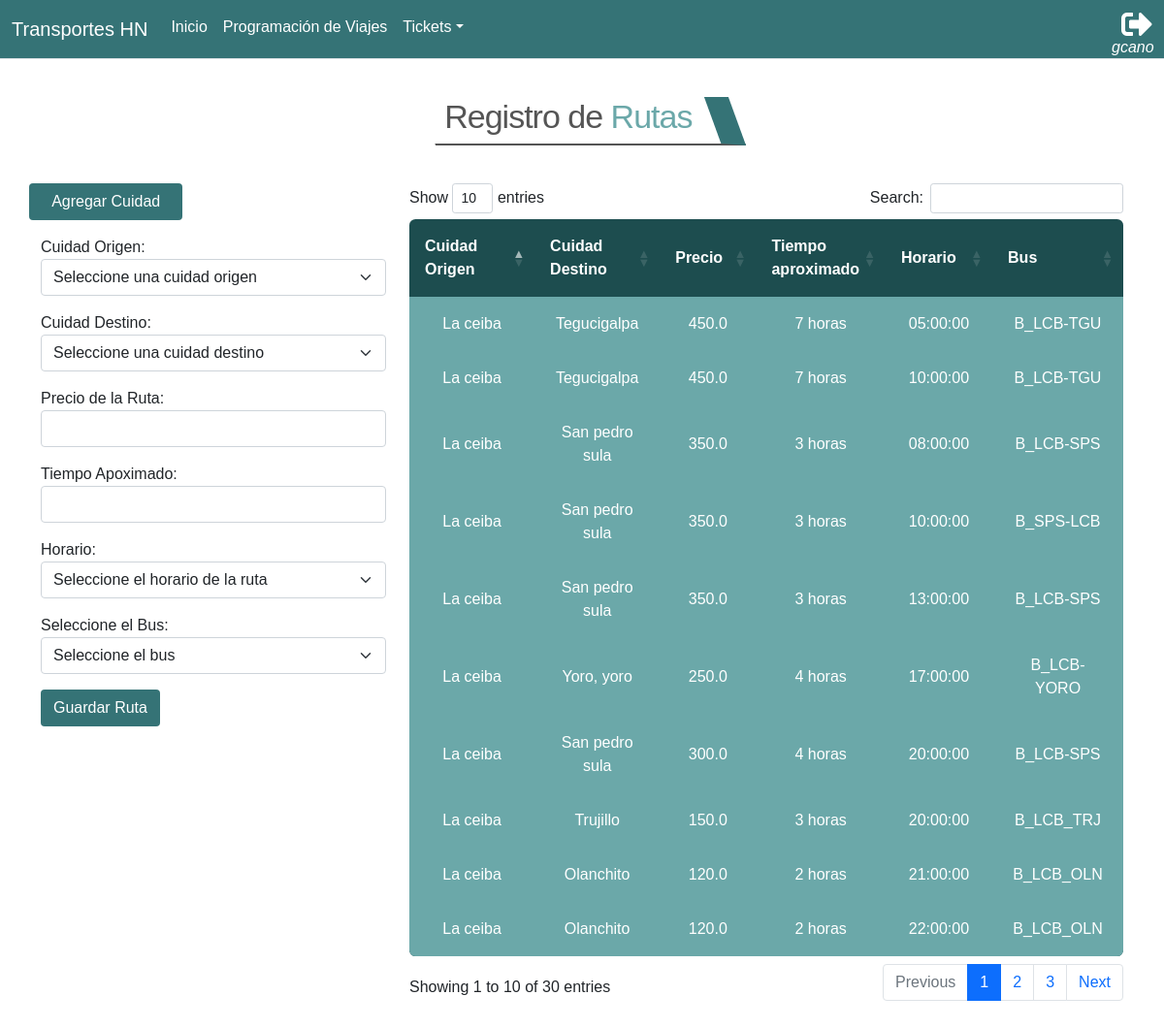
Screenshot of /transportAgency/routes/ (signed in) with the database file from the repository.
### app_transportAgency/models.py (models this page shows, shortened)
class Route(models.Model):
    origin             = models.ForeignKey(City, related_name="origin_city", on_delete=models.CASCADE)
    destiny            = models.ForeignKey(City, related_name="destiny_city", on_delete=models.CASCADE)
    route_time         = models.IntegerField()
    precio             = models.FloatField()
    schedule           = models.ForeignKey(Schedule, on_delete=models.CASCADE, blank=True, null=True)
    bus                = models.ForeignKey(Bus, on_delete=models.SET_NULL, blank=True, null=True)

class City(models.Model):
    name_city = models.CharField(max_length=70)
    def __str__(self):
        return self.name_city
    class Meta:
        verbose_name_plural = 'Cities'

class Schedule(models.Model):
    route_schedule = models.TimeField()
    def __str__(self):
        return f'{self.route_schedule}'

class Bus(models.Model):
    name_bus = models.CharField(max_length=50)
    seating  = models.ManyToManyField(Seating)
    def __str__(self):
        return f'{self.name_bus}'
    class Meta:
        verbose_name_plural = 'Buses'

### app_transportAgency/views.py (the view, shortened to what this page needs)
# urls.py: path('routes/', views.register_route, name="register_route"),
@login_required()
def register_route(request):
    routes = Route.objects.all()
    cities = City.objects.all()
    schedules = Schedule.objects.all()
    buses = Bus.objects.all()
    return render(request, 'transportAgency/routes.html', {
        'routes': routes,
        'cities': cities,
        'schedules': schedules,
        'buses': buses,
    })

### app_transportAgency/templates/transportAgency/routes.html (shortened to what this page needs)
{% extends 'base.html' %}
{% load static %}
{% block css %}
<link rel="stylesheet" href="{% static 'transportAgency/css/routes.css' %}">
<link rel="stylesheet" href="{% static 'transportAgency/css/tittle.css' %}">
<link rel="stylesheet" href="{% static 'transportAgency/css/table.css' %}">
{% endblock css %}
{% block container %}
<div class="row justify-content-center m-4">
    <div class="title">
        <h1>Registro de <span style="color: #6BA8A9;">Rutas</span></h1>
    </div>
</div>
<div class="container">
    <div class="row">
        <div class="col-4 ">
        <form action="{% url 'transportAgency:register_route' %}" method="post">
            <div class="row justify-content-start mb-3">
                <button class="btn col-5 " style="background: #357376;color:#fff;" type="button" id="button-city">Agregar Cuidad</button>
            </div>
            <div class="mb-3">
                <label for="origin">Cuidad Origen:</label>
                <select class="form-select form-control-chosen" name="origin" id="origin">
                    <option value="">Seleccione una cuidad origen</option>
                </select>
            </div>
            <div class="mb-3">
                <label for="destiny">Cuidad Destino:</label>
                <select class="form-select form-control-chosen" name="destiny" id="destiny">
                    <option value="">Seleccione una cuidad destino</option>
                </select>
            </div>
            <div class="mb-3">
                <label for="price">Precio de la Ruta:</label>
                <input type="number" min=1 class="form-control" name=price id="price">
            </div>
            <div class="mb-3">
                <label for="route-time">Tiempo Apoximado:</label>
                <input type="number" min=1 class="form-control" name=route-time id="route-time">
            </div>
            <div class="mb-3">
                <label for="schedule">Horario:</label>
                <select class="form-select form-control-chosen" name="schedule" id="schedule">
                    <option value="">Seleccione el horario de la ruta</option>
                </select>
            </div>
            <div class="mb-3">
                <label for="bus">Seleccione el Bus:</label>
                <select class="form-select form-control-chosen" name="bus" id="bus">
                    <option value="">Seleccione el bus</option>
                </select>
            </div>
            <button class="btn" style="background-color:#357376"data-url="{% url 'transportAgency:register_route' %}" type="button" id="button-route" data-token="{{csrf_token }}" >Guardar Ruta</button>
        </form>
        </div>
        <div class="col-8">
            <table class="rwd-table" id="id_tabla">
                <thead>
                    <tr>
                        <th style="width: 150px;" >Cuidad Origen</th>
                        <th style="width: 150px;">Cuidad Destino</th>
                        <th style="width: 150px;">Precio</th>
                        <th style="width: 150px;">Tiempo aproximado</th>
                        <th style="width: 150px;">Horario</th>
                        <th style="width: 150px;">Bus</th>
                    </tr>
                </thead>
                <tbody>
                    {% for r in routes %}
                        <tr>
                            <td>{{r.origin | capfirst}}</td>
                            <td>{{r.destiny | capfirst}}</td>
                            <td>{{r.precio}}</td>
                            <td>{{r.route_time}} horas</td>
                            <td>{{r.schedule}}</td>
                            <td>{{r.bus}}</td>
                        </tr>
                    {% endfor %}
                </tbody>
            </table>
            <br>
            <br>
        </div>
    </div>
</div>
{% endblock container %}

### global_templates/base.html (shortened to what this page needs)
{% load static %}
<!DOCTYPE html>
<html lang="en">
<head>
    <link rel="stylesheet" href="https://cdnjs.cloudflare.com/ajax/libs/font-awesome/5.15.1/css/all.min.css">
    <link href="{% static 'transportAgency/bootstrap/bootstrap.min.css' %}" rel="stylesheet">
    <link rel="stylesheet" href="{% static 'transportAgency/css/nav.css' %}">
    <link href="https://cdn.jsdelivr.net/npm/bootstrap@5.0.2/dist/css/bootstrap.min.css" rel="stylesheet"
>
    <link href="https://haubek.github.io/dist/css/component-chosen.min.css" rel="stylesheet">
    <link href="https://maxcdn.bootstrapcdn.com/font-awesome/4.7.0/css/font-awesome.min.css" rel="stylesheet" />
    <link href="https://cdn.datatables.net/1.10.25/css/dataTables.bootstrap4.min.css" rel="stylesheet" />
    {% block css %}{% endblock %}
</head>
<body>
    <nav class="navbar navbar-expand-lg border-bottom">
        <div class="container-fluid">
            <a class="navbar-brand">Transportes HN</a>
            <div class="collapse navbar-collapse" id="navbarSupportedContent">
                <ul class="navbar-nav me-auto mb-2 mb-lg-1">
                    <li class="nav-item">
                        <a class="nav-link active" aria-current="page"
                            href="{% url 'transportAgency:about' %}">Inicio</a>
                    </li>
                    <li class="nav-item">
                        <a class="nav-link" href="{% url 'transportAgency:travels_view' %}">Programación de Viajes</a>
                    </li>
                     <li class="dropdown">
                        <a class="nav-link dropdown-toggle" href="#"  data-bs-toggle="dropdown">Tickets</a>
                    </li>
                </ul>
                <form class="d-flex">
                    <ul class="navbar-nav me-auto mb-2 mb-lg-2">
                        {% if request.user.is_authenticated %}
                        <li class="nav-item">
                            <a style="font-style: italic; color: white; position: absolute; margin-top: 28px; font-size: 16px;">{{ request.user }}</a>
                            <a href="{% url 'logout_view' %}"><i class="fas fa-sign-out-alt fa-2x" style="margin-left: 10px; color: white;"></i></a>
                        </li>
                        {% endif %}
                    </ul>
                </form>
            </div>
        </div>
    </nav>
    {% block container %}{% endblock %}
</body>
</html>

### app_transportAgency/static/transportAgency/css/nav.css (style rules this page uses)
.navbar { background-color: #357376; }
.navbar a { color: white; text-decoration: none; }
.navbar .navbar-brand { color: white; }

### app_transportAgency/static/transportAgency/css/routes.css (style rules this page uses)
* { margin:0; padding:0; box-sizing:border-box }
body,html { height:100%; font-family:sans-serif; }
input { outline:none; border:none }

### app_transportAgency/static/transportAgency/css/tittle.css (style rules this page uses)
h1 { font-weight: normal; font-style: normal; letter-spacing: -1px; font-size: 34px; color: #555; text-align: center; transform: skew(-20deg, 0deg); }
.title { width: 320px; height: 50px; border-bottom: 2px solid #555; border-right: 25px solid #357376; background-color: #fff; -webkit-transform: skew(20deg); -moz-transform: skew(20deg); -ms-transform: skew(20deg); -o-transform: skew(20deg); transform: skew(20deg, 0deg); margin: 15px; }

### app_transportAgency/static/transportAgency/css/table.css (style rules this page uses)
.rwd-table { margin: 1em 0; min-width: 300px; align-content: center; }
.rwd-table tr { border-top: 1px solid #ddd; border-bottom: 1px solid #ddd; }
.rwd-table th { display: none; text-align: center; }
.rwd-table td { display: block; text-align: center; background-color: #6BA8A9; text-align: center; }
.rwd-table td:first-child { padding-top: 0.5em; }
.rwd-table td:last-child { padding-bottom: 0.5em; }
.rwd-table td:before { content: attr(data-th) ": "; font-weight: bold; width: 6.5em; display: inline-block; }
@media (min-width: 480px) { .rwd-table td:before { display: none; } }
.rwd-table th, .rwd-table td { text-align: center; }
@media (min-width: 480px) { .rwd-table th, .rwd-table td { display: table-cell; padding: 0.25em 0.5em; } }
@media (min-width: 480px) { .rwd-table th:first-child, .rwd-table td:first-child { padding-left: 0; } }
@media (min-width: 480px) { .rwd-table th:last-child, .rwd-table td:last-child { padding-right: 0; } }
.rwd-table { background: #1D4D4F; color: #fff; border-radius: 0.4em; overflow: hidden; margin: 0 auto; }
.rwd-table tr { border-color: #46637f; }
.rwd-table th, .rwd-table td { margin: 0.5em 1em; }
@media (min-width: 480px) { .rwd-table th, .rwd-table td { padding: 1em !important; } }
.rwd-table th, .rwd-table td:before { color: #fff; }
.btn { background-color: #1D4D4F ; color: white; }

### rows the page displays
Route: origin "La ceiba", destiny "Tegucigalpa", precio "450.0", route_time "7", schedule "05:00:00", bus "B_LCB-TGU"
Route: origin "La ceiba", destiny "Tegucigalpa", precio "450.0", route_time "7", schedule "10:00:00", bus "B_LCB-TGU"
Route: origin "La ceiba", destiny "San pedro sula", precio "350.0", route_time "3", schedule "08:00:00", bus "B_LCB-SPS"
Route: origin "La ceiba", destiny "San pedro sula", precio "350.0", route_time "3", schedule "10:00:00", bus "B_SPS-LCB"
Route: origin "La ceiba", destiny "San pedro sula", precio "350.0", route_time "3", schedule "13:00:00", bus "B_LCB-SPS"
Route: origin "La ceiba", destiny "Yoro, yoro", precio "250.0", route_time "4", schedule "17:00:00", bus "B_LCB-YORO"
Route: origin "La ceiba", destiny "San pedro sula", precio "300.0", route_time "4", schedule "20:00:00", bus "B_LCB-SPS"
Route: origin "La ceiba", destiny "Trujillo", precio "150.0", route_time "3", schedule "20:00:00", bus "B_LCB_TRJ"
Route: origin "La ceiba", destiny "Olanchito", precio "120.0", route_time "2", schedule "21:00:00", bus "B_LCB_OLN"
Route: origin "La ceiba", destiny "Olanchito", precio "120.0", route_time "2", schedule "22:00:00", bus "B_LCB_OLN"

### other values shown
{{ request.user }} "gcano"
